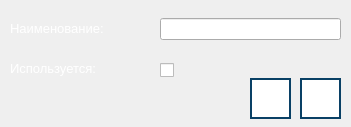
<?xml version="1.0" encoding="UTF-8"?>
<ui version="4.0">
 <class>EditFormatFile</class>
 <widget class="QDialog" name="EditFormatFile">
  <property name="geometry">
   <rect>
    <x>0</x>
    <y>0</y>
    <width>351</width>
    <height>127</height>
   </rect>
  </property>
  <property name="windowTitle">
   <string>Изменить данные о формате файла - RayTracing</string>
  </property>
  <widget class="QLineEdit" name="text_name">
   <property name="geometry">
    <rect>
     <x>160</x>
     <y>18</y>
     <width>181</width>
     <height>22</height>
    </rect>
   </property>
  </widget>
  <widget class="QPushButton" name="button_cancel">
   <property name="geometry">
    <rect>
     <x>300</x>
     <y>78</y>
     <width>41</width>
     <height>41</height>
    </rect>
   </property>
   <property name="toolTip">
    <string>Отменить редактирование</string>
   </property>
   <property name="styleSheet">
    <string notr="true">QPushButton {
    background-color: rgb(255, 255, 255);
    border: 2px solid #094065;
}

QPushButton:pressed {
    background-color:  rgb(118, 118, 118);
}
</string>
   </property>
   <property name="text">
    <string/>
   </property>
   <property name="icon">
    <iconset>
     <normaloff>images/cancel-button.png</normaloff>images/cancel-button.png</iconset>
   </property>
   <property name="iconSize">
    <size>
     <width>32</width>
     <height>32</height>
    </size>
   </property>
  </widget>
  <widget class="QLabel" name="label_name">
   <property name="geometry">
    <rect>
     <x>10</x>
     <y>18</y>
     <width>131</width>
     <height>21</height>
    </rect>
   </property>
   <property name="font">
    <font>
     <pointsize>10</pointsize>
    </font>
   </property>
   <property name="text">
    <string>&lt;html&gt;&lt;head/&gt;&lt;body&gt;&lt;p&gt;&lt;span style=&quot; color:#ffffff;&quot;&gt;Наименование:&lt;/span&gt;&lt;/p&gt;&lt;/body&gt;&lt;/html&gt;</string>
   </property>
  </widget>
  <widget class="QPushButton" name="button_save">
   <property name="geometry">
    <rect>
     <x>250</x>
     <y>78</y>
     <width>41</width>
     <height>41</height>
    </rect>
   </property>
   <property name="toolTip">
    <string>Сохранить внесенные изменения</string>
   </property>
   <property name="styleSheet">
    <string notr="true">QPushButton {
    background-color: rgb(255, 255, 255);
    border: 2px solid #094065;
}

QPushButton:pressed {
    background-color:  rgb(118, 118, 118);
}
</string>
   </property>
   <property name="text">
    <string/>
   </property>
   <property name="icon">
    <iconset>
     <normaloff>images/complete-button.png</normaloff>images/complete-button.png</iconset>
   </property>
   <property name="iconSize">
    <size>
     <width>32</width>
     <height>32</height>
    </size>
   </property>
  </widget>
  <widget class="QLabel" name="label_used">
   <property name="geometry">
    <rect>
     <x>10</x>
     <y>58</y>
     <width>131</width>
     <height>21</height>
    </rect>
   </property>
   <property name="font">
    <font>
     <pointsize>10</pointsize>
    </font>
   </property>
   <property name="text">
    <string>&lt;html&gt;&lt;head/&gt;&lt;body&gt;&lt;p&gt;&lt;span style=&quot; color:#ffffff;&quot;&gt;Используется:&lt;/span&gt;&lt;/p&gt;&lt;/body&gt;&lt;/html&gt;</string>
   </property>
  </widget>
  <widget class="QCheckBox" name="used">
   <property name="geometry">
    <rect>
     <x>160</x>
     <y>60</y>
     <width>21</width>
     <height>21</height>
    </rect>
   </property>
   <property name="text">
    <string/>
   </property>
  </widget>
 </widget>
 <resources/>
 <connections/>
</ui>
